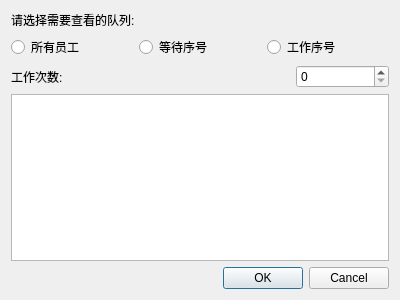
<?xml version="1.0" encoding="UTF-8"?>
<ui version="4.0">
 <class>StuffListDialog</class>
 <widget class="QDialog" name="StuffListDialog">
  <property name="geometry">
   <rect>
    <x>0</x>
    <y>0</y>
    <width>400</width>
    <height>300</height>
   </rect>
  </property>
  <property name="windowTitle">
   <string>查看员工队列</string>
  </property>
  <layout class="QVBoxLayout" name="verticalLayout_2">
   <item>
    <layout class="QVBoxLayout" name="verticalLayout">
     <item>
      <widget class="QLabel" name="label">
       <property name="text">
        <string>请选择需要查看的队列:</string>
       </property>
      </widget>
     </item>
     <item>
      <layout class="QHBoxLayout" name="horizontalLayout">
       <item>
        <widget class="QRadioButton" name="allStuffRadioButton">
         <property name="text">
          <string>所有员工</string>
         </property>
        </widget>
       </item>
       <item>
        <widget class="QRadioButton" name="waitPosRadioButton">
         <property name="text">
          <string>等待序号</string>
         </property>
        </widget>
       </item>
       <item>
        <widget class="QRadioButton" name="workPosRadioButton">
         <property name="text">
          <string>工作序号</string>
         </property>
        </widget>
       </item>
      </layout>
     </item>
    </layout>
   </item>
   <item>
    <layout class="QHBoxLayout" name="horizontalLayout_2" stretch="3,1">
     <item>
      <widget class="QLabel" name="label_2">
       <property name="text">
        <string>工作次数:</string>
       </property>
       <property name="buddy">
        <cstring>wTimeSpinBox</cstring>
       </property>
      </widget>
     </item>
     <item>
      <widget class="QSpinBox" name="wTimeSpinBox"/>
     </item>
    </layout>
   </item>
   <item>
    <widget class="QTableWidget" name="tableWidget"/>
   </item>
   <item>
    <widget class="QDialogButtonBox" name="buttonBox">
     <property name="orientation">
      <enum>Qt::Horizontal</enum>
     </property>
     <property name="standardButtons">
      <set>QDialogButtonBox::Cancel|QDialogButtonBox::Ok</set>
     </property>
    </widget>
   </item>
  </layout>
 </widget>
 <tabstops>
  <tabstop>allStuffRadioButton</tabstop>
  <tabstop>waitPosRadioButton</tabstop>
  <tabstop>workPosRadioButton</tabstop>
  <tabstop>wTimeSpinBox</tabstop>
  <tabstop>tableWidget</tabstop>
  <tabstop>buttonBox</tabstop>
 </tabstops>
 <resources/>
 <connections>
  <connection>
   <sender>buttonBox</sender>
   <signal>accepted()</signal>
   <receiver>StuffListDialog</receiver>
   <slot>accept()</slot>
   <hints>
    <hint type="sourcelabel">
     <x>227</x>
     <y>276</y>
    </hint>
    <hint type="destinationlabel">
     <x>157</x>
     <y>274</y>
    </hint>
   </hints>
  </connection>
  <connection>
   <sender>buttonBox</sender>
   <signal>rejected()</signal>
   <receiver>StuffListDialog</receiver>
   <slot>reject()</slot>
   <hints>
    <hint type="sourcelabel">
     <x>295</x>
     <y>282</y>
    </hint>
    <hint type="destinationlabel">
     <x>286</x>
     <y>274</y>
    </hint>
   </hints>
  </connection>
 </connections>
</ui>
